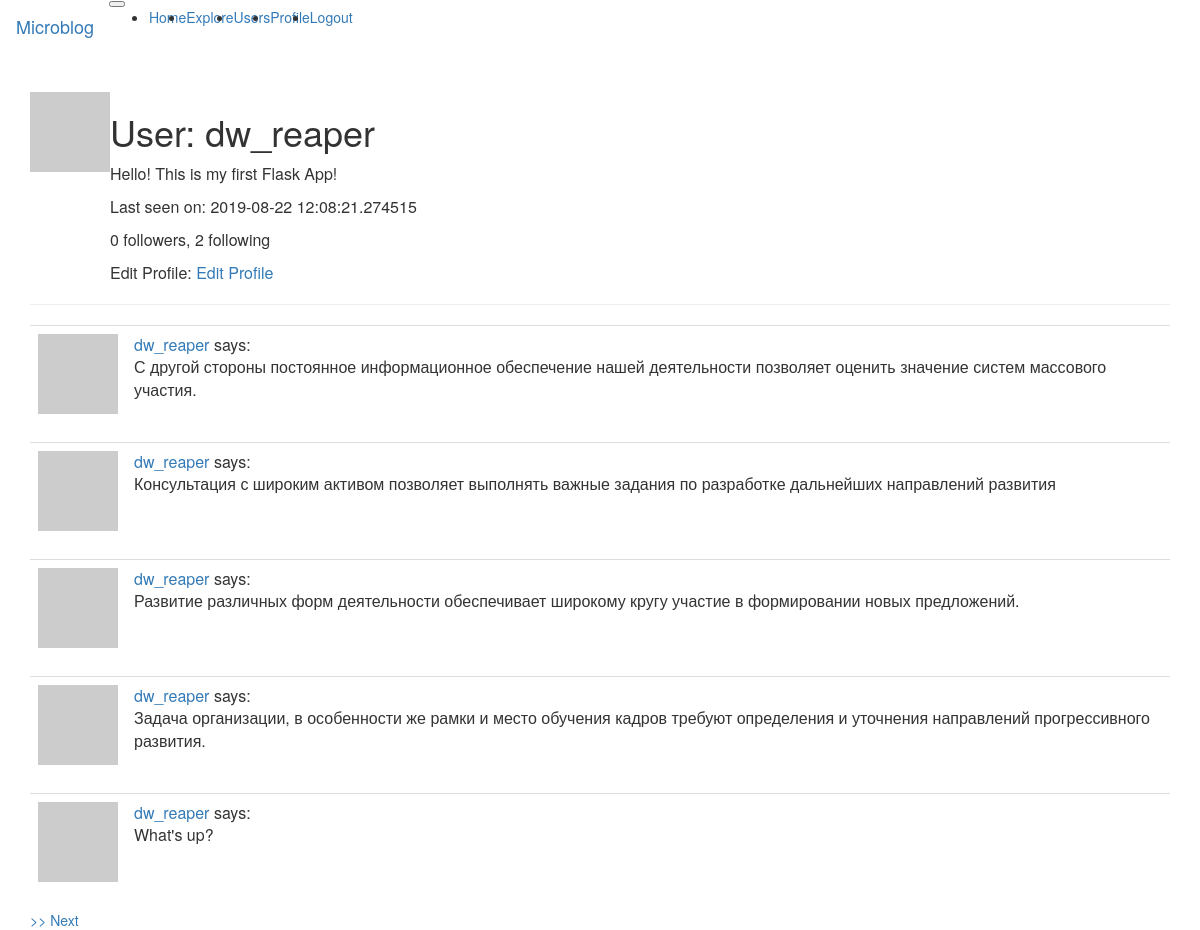
The app's page /user/dw_reaper (signed in), older data.
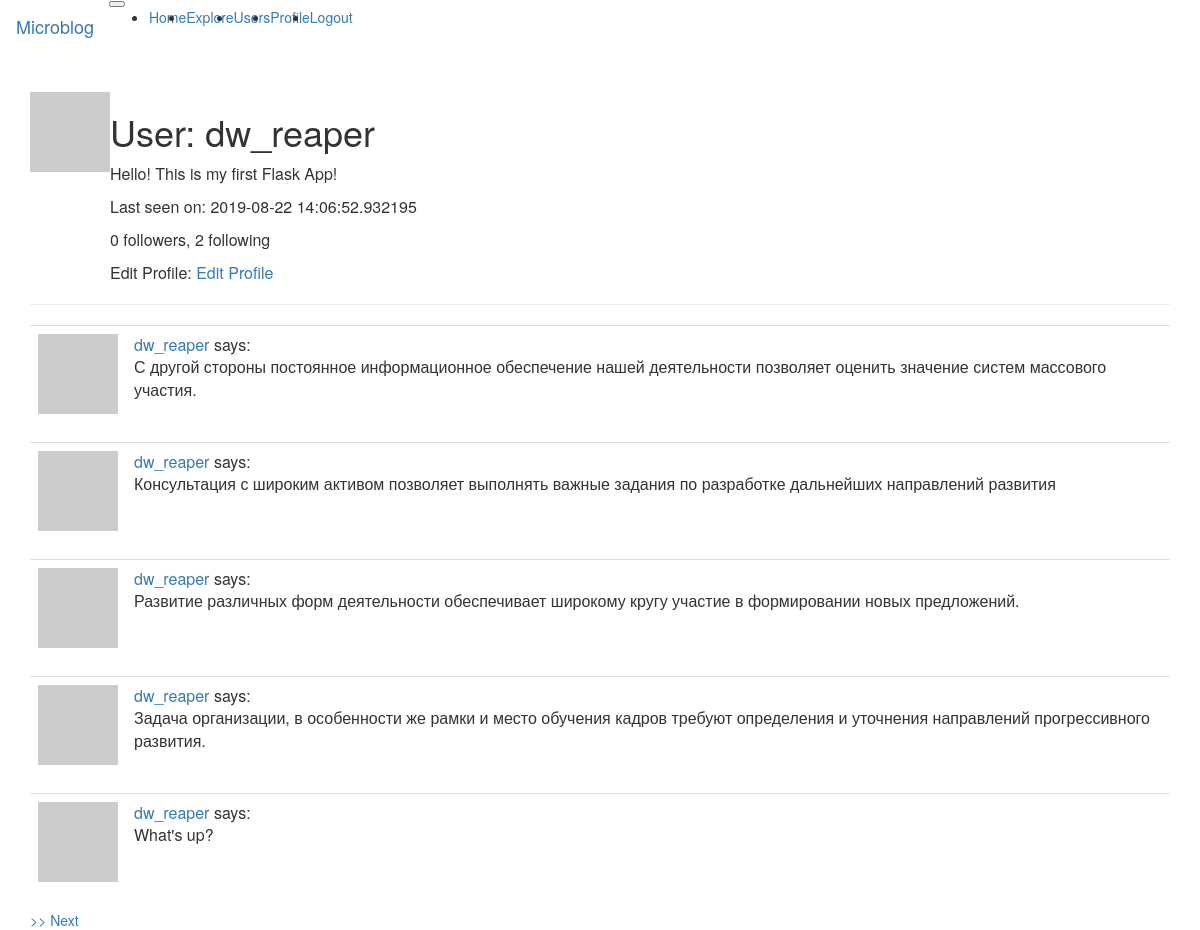
The same page, newer data.
### app/models.py (models this page shows, shortened)
class User(UserMixin, db.Model):
    id = db.Column(db.Integer, primary_key=True)
    username = db.Column(db.String(64), index=True, unique=True)
    email = db.Column(db.String(120), index=True, unique=True)
    password_hash = db.Column(db.String(128))
    posts = db.relationship('Post', backref='author', lazy='dynamic')
    about_me = db.Column(db.String(140))
    last_seen = db.Column(db.DateTime, default=datetime.utcnow)
    followed = db.relationship(
        'User', secondary=followers,
        primaryjoin=(followers.c.follower_id == id),
        secondaryjoin=(followers.c.followed_id == id),
        backref=db.backref('followers', lazy='dynamic'), lazy='dynamic'
    )
    def avatar(self, size):
        digest = md5(self.email.lower().encode('utf-8')).hexdigest()
        return 'https://www.gravatar.com/avatar/{}?d=identicon&s={}'.format(digest, size)
    def own_posts(self):
        own = Post.query.filter_by(user_id=self.id)
        return own.order_by(Post.timestamp.desc())

### app/routes.py (the view)
@flask_app.route('/user/<username>')
@login_required
def user(username):
    user = User.query.filter_by(username=username).first_or_404()
    page = request.args.get('page', 1, type=int)
    posts = user.own_posts().paginate(page, flask_app.config['POSTS_PER_PAGE'], False)
    next_url = url_for('user', page=posts.next_num, username=username) \
        if posts.has_next else None
    prev_url = url_for('user', page=posts.prev_num, username=username) \
        if posts.has_prev else None
    return render_template('user.html', user=user, posts=posts.items, avatar_size=Config.AVATAR_SIZE, prev_url=prev_url, next_url=next_url)

### app/models.py (called while the page is built)
@login.user_loader
def load_user(id):
    return User.query.get(int(id))

### app/routes.py (called while the page is built)
@flask_app.before_request
def before_request():
    if current_user.is_authenticated:
        current_user.last_seen = datetime.utcnow()
        db.session.commit()

### app/templates/user.html (shortened to what this page needs)
{% extends "base.html" %}
{% block app_content %}
    <table>
        <tr valign="top">
            <td><img src="{{ user.avatar(avatar_size) }}"></td>
            <td>
                <h1>User: {{ user.username }}</h1>
                {% if user.about_me %}<p>{{ user.about_me }}</p>{% endif %}
                {% if user.last_seen %}<p>Last seen on: {{ user.last_seen }}</p>{% endif %}
                <p>{{ user.followers.count() }} followers, {{ user.followed.count() }} following</p>
                {% if user == current_user %}Edit Profile: <a href="{{ url_for('edit_profile') }}">Edit Profile</a>
                {% elif not current_user.is_following(user) %}
                    <p><a href="{{ url_for('follow', username=user.username) }}">Follow</a></p>
                {% elif current_user.is_following(user) %}
                <p><a href="{{ url_for('unfollow', username=user.username) }}">Unfollow</a></p>
                {% endif %}
            </td>
        </tr>
    </table>
    <hr>
    {% for post in posts %}
        {% include '_post.html' %}
    {% endfor %}
    {% if next_url %}<a href="{{ next_url }}">>> Next</a>{% endif %}
{% endblock %}

Row changes from the older to the newer data that the page shows:
changed User "dw_reaper": last_seen "2019-08-22 12:08:21.274515" → "2019-08-22 14:06:52.932195"
